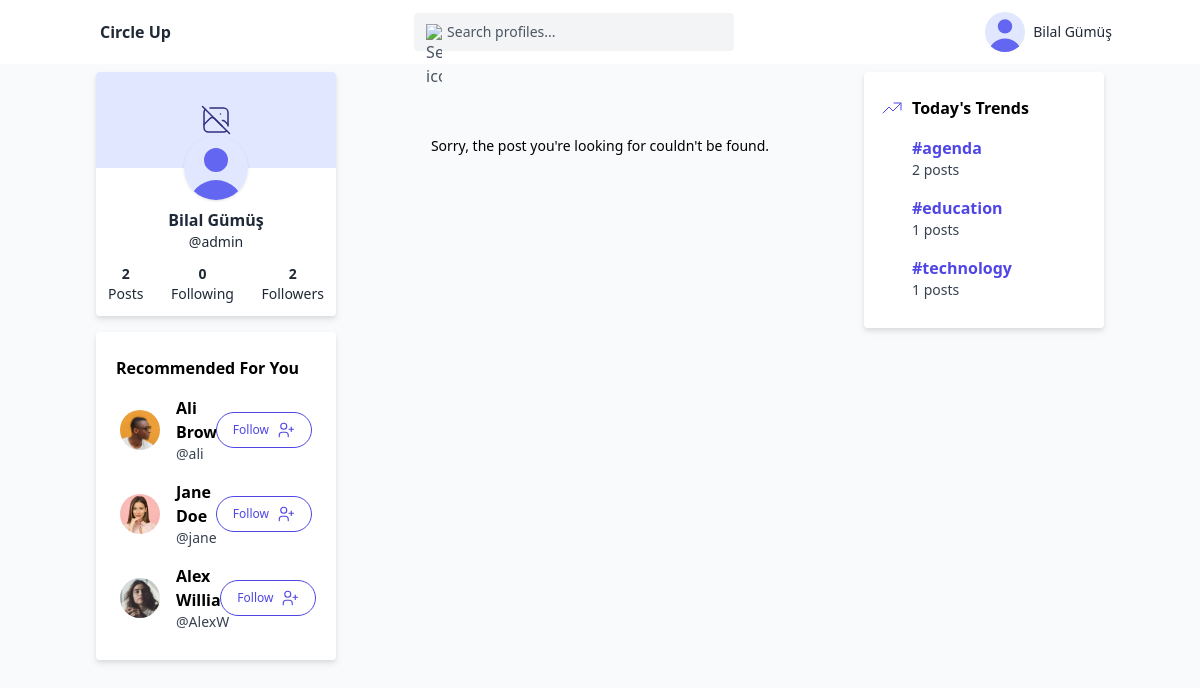
The page /pages/post.php (signed in) on the database its author committed.
### tables this page shows
CREATE TABLE `users` (
  `id` int(11) NOT NULL,
  `username` varchar(255) NOT NULL,
  `first_name` varchar(50) NOT NULL,
  `last_name` varchar(50) NOT NULL,
  `email` varchar(255) NOT NULL,
  `password` varchar(255) NOT NULL,
  `profile_picture` varchar(50) NOT NULL DEFAULT 'default',
  `banner_picture` varchar(50) NOT NULL DEFAULT 'default',
  `role_id` int(11) NOT NULL DEFAULT 3,
  `user_date` timestamp NOT NULL DEFAULT current_timestamp() ON UPDATE current_timestamp()
);

CREATE TABLE `category` (
  `category_id` int(11) NOT NULL,
  `category_title` varchar(50) NOT NULL
);

### components/left-bar/components/recommended-user.php (the view, shortened to what this page needs)
<div class="bg-white drop-shadow-md rounded px-4 py-6">
    <span class="text-base font-semibold ml-1">Recommended For You</span>
    <div class="flex flex-col gap-2 mt-3">
        <?php
        $recommendedUserQuery = "SELECT * FROM users WHERE NOT id IN(SELECT receiver_id FROM user_follow WHERE sender_id = ?) AND id != ? LIMIT 3;";
        $stmt = $link->prepare($recommendedUserQuery);
        $stmt->bind_param("ii", $_SESSION["id"], $_SESSION["id"]);
        $stmt->execute();
        $all_recommended_user = $stmt->get_result();
        if (!($all_recommended_user->num_rows < 1)) {
            while ($row = $all_recommended_user->fetch_assoc()) { ?>
                <a href="profile.php?user_id=<?php echo $row["id"] ?>" class="flex justify-between items-center gap-4 hover:bg-indigo-50 px-2">
                    <div class="flex justify-between items-center gap-4">
                        <?php if ($row["profile_picture"] == "default") { ?>
                            <div class="relative w-10 h-10 overflow-hidden bg-indigo-100 rounded-full">
                                <svg class="absolute w-12 h-12 text-indigo-500 -left-1" fill="currentColor" viewBox="0 0 20 20" xmlns="http://www.w3.org/2000/svg">
                                    <path fill-rule="evenodd" d="M10 9a3 3 0 100-6 3 3 0 000 6zm-7 9a7 7 0 1114 0H3z" clip-rule="evenodd"></path>
                                </svg>
                            </div>
                        <?php } else { ?>
                            <img class="rounded-full h-10 w-10 object-cover" src="../assets/images/user/profile/<?php echo $row["profile_picture"]; ?>" alt="avatar" />
                        <?php } ?>
                        <div class="flex flex-col py-1">
                            <span class="text-base font-semibold"><?php echo $row["first_name"] . " " . $row["last_name"]; ?></span>
                            <span class="text-gray-700 text-sm">@<?php echo $row["username"]; ?></span>
                        </div>
                    </div>
                    <div>
                        <form method="POST">
                            <button name="follow_recommended_user" type="submit" class="border border-indigo-600 text-indigo-600 bg-white hover:text-white hover:bg-indigo-600 flex gap-2 items-center transition duration-150 ease-in-out rounded-full py-2 px-4 text-xs focus:outline-none focus:ring-2 focus:ring-offset-2 focus:ring-indigo-600">
                                <span>Follow</span>
                            </button>
                        </form>
                    </div>
                </a>
            <?php }
        } else { ?>
            <div class="pb-2 pt-8 text-sm text-center">Hmm. Looks like you're following everyone.</div>
        <?php } ?>
    </div>
</div>

### components/header.php (shortened to what this page needs)
<div class="h-full w-full">
    <nav class="w-full mx-auto bg-white">
        <div class="container justify-between h-16 flex items-center lg:items-stretch mx-auto">
            <div class="h-full flex items-center">
                <div aria-label="Website Logo" role="img" class="mr-10 flex items-center">
                    <a href="/wt_project/pages/index.php">
                        <h3 class="text-base text-gray-800 font-bold tracking-normal leading-tight ml-0 md:ml-3 lg:block">Circle Up</h3>
                    </a>
                </div>
            </div>
            <div class="pr-12 h-full flex items-center">
                <div class="relative w-full">
                    <div class="text-gray-600 absolute ml-3 inset-0 m-auto w-4 h-4">
                        <img src="https://tuk-cdn.s3.amazonaws.com/can-uploader/light_with_Grey_background-svg3.svg" alt="Search icon">
                    </div>
                    <input class="border border-gray-100 focus:outline-none focus:border-indigo-700 w-full md:w-80 rounded text-sm text-gray-500 placeholder-gray-600 bg-gray-100 pl-8 py-2"
                           type="search"
                           aria-label="Search profiles"
                           placeholder="Search profiles..." />
                </div>
            </div>
            <div class="h-full flex items-center justify-end">
                <div class="w-full h-full flex items-center">
                    <?php
                    if (isset($_SESSION["loggedin"]) && $_SESSION["loggedin"] === true) {
                        $user_id = $_SESSION["id"];
                        $userQuery = "SELECT * FROM users WHERE id = ?";
                        $stmt = $link->prepare($userQuery);
                        $stmt->bind_param("i", $user_id);
                        $stmt->execute();
                        $result = $stmt->get_result();
                        $user_data = $result->fetch_assoc();
                    ?>
                        <div class="w-full h-full flex">
                            <div x-data="{
                                open: false,
                                toggle() {
                                    if (this.open) {
                                        return this.close()
                                    }
                                    this.$refs.button.focus()
                                    this.open = true
                                },
                                close(focusAfter) {
                                    if (! this.open) return
                                    this.open = false
                                    focusAfter && focusAfter.focus()
                                }
                            }" x-on:keydown.escape.prevent.stop="close($refs.button)" x-on:focusin.window="! $refs.panel.contains($event.target) && close()" x-id="['dropdown-button']" class="cursor-pointer w-full flex items-center justify-end relative">
                                <button x-ref="button"
                                        x-on:click="toggle()"
                                        :aria-expanded="open"
                                        :aria-controls="$id('dropdown-button')"
                                        aria-haspopup="true"
                                        type="button"
                                        class="focus:outline-none rounded flex items-center">
                                    <?php if ($user_data["profile_picture"] == "default") { ?>
                                        <div class="relative w-10 h-10 overflow-hidden bg-indigo-100 rounded-full">
                                            <svg class="absolute w-12 h-12 text-indigo-500 -left-1" fill="currentColor" viewBox="0 0 20 20" xmlns="http://www.w3.org/2000/svg">
                                                <path fill-rule="evenodd" d="M10 9a3 3 0 100-6 3 3 0 000 6zm-7 9a7 7 0 1114 0H3z" clip-rule="evenodd"></path>
                                            </svg>
                                        </div>
                                    <?php } else { ?>
                                        <img class="rounded-full h-10 w-10 object-cover"
                                             src="../assets/images/user/profile/<?php echo $user_data["profile_picture"]; ?>"
                                             alt="User profile picture" />
                                    <?php } ?>
                                    <p class="text-gray-800 text-sm ml-2 hidden sm:block"><?php echo htmlspecialchars($user_data["first_name"] . " " . $user_data["last_name"]); ?></p>
                                </button>
                            </div>
                        </div>
                    <?php } ?>
                </div>
            </div>
        </div>
    </nav>
</div>

### components/left-bar/components/user-card.php (shortened to what this page needs)
<div class="bg-white drop-shadow-md rounded">
    <div class="relative h-24 mb-10">
        <?php if ($userData["banner_picture"] == "default") { ?>
            <div class="w-full h-full absolute rounded-t bg-indigo-100 flex justify-center items-center text-indigo-900">
            </div>
        <?php } else { ?>
            <img src="../assets/images/user/banner/<?php echo $userData["banner_picture"]; ?>" alt="User banner" class="w-full h-full object-cover absolute shadow rounded-t" />
        <?php } ?>
        <a href="profile.php?user_id=<?php echo $userData["id"]; ?>">
            <div class="w-16 h-16 rounded-full bg-cover bg-center bg-no-repeat absolute left-1/2 -translate-x-1/2 bottom-0 -mb-8 shadow flex items-center justify-center">
                <?php if ($userData["profile_picture"] == "default") { ?>
                    <div class="relative w-16 h-16 overflow-hidden bg-indigo-100 rounded-full">
                        <svg class="absolute text-indigo-500 w-20 h-20 -left-2" fill="currentColor" viewBox="0 0 20 20" xmlns="http://www.w3.org/2000/svg">
                            <path fill-rule="evenodd" d="M10 9a3 3 0 100-6 3 3 0 000 6zm-7 9a7 7 0 1114 0H3z" clip-rule="evenodd"></path>
                        </svg>
                    </div>
                <?php } else { ?>
                    <img src="../assets/images/user/profile/<?php echo $userData["profile_picture"]; ?>" alt="Profile picture" class="absolute z-0 h-full w-full object-cover rounded-full shadow top-0 left-0 bottom-0 right-0" />
                <?php } ?>
            </div>
        </a>
    </div>
    <div class="text-center">
        <h3 class="text-base text-gray-800 font-bold"><?php echo $userData["first_name"] . " " . $userData["last_name"]; ?></h3>
        <p class="text-sm text-gray-800">@<?php echo $userData["username"]; ?></p>
    </div>
    <div class="flex justify-between p-3">
        <?php
        $postCountQuery = "SELECT COUNT(*) as total_post_count FROM post INNER JOIN users ON users.id = post.user_id WHERE users.id = ?;";
        $stmt = $link->prepare($postCountQuery);
        $stmt->bind_param("i", $user_id);
        $stmt->execute();
        $result = $stmt->get_result();
        $postCount = $result->fetch_assoc();
        $followingCountQuery = "SELECT COUNT(*) as total_following_count FROM user_follow WHERE user_follow.sender_id = ?;";
        $stmt = $link->prepare($followingCountQuery);
        $stmt->bind_param("i", $user_id);
        $stmt->execute();
        $result = $stmt->get_result();
        $followingCount = $result->fetch_assoc();
        $followerCountQuery = "SELECT COUNT(*) as total_follower_count FROM user_follow WHERE user_follow.receiver_id = ?";
        $stmt = $link->prepare($followerCountQuery);
        $stmt->bind_param("i", $user_id);
        $stmt->execute();
        $result = $stmt->get_result();
        $followerCount = $result->fetch_assoc();
        ?>
        <div class="flex flex-col text-center">
            <h3 class="text-sm text-gray-800 font-bold"><?php echo $postCount["total_post_count"]; ?></h3>
            <p class="text-sm text-gray-800">Posts</p>
        </div>
        <div class="flex flex-col text-center">
            <h3 class="text-sm text-gray-800 font-bold"><?php echo $followingCount["total_following_count"]; ?></h3>
            <p class="text-sm text-gray-800">Following</p>
        </div>
        <div class="flex flex-col text-center">
            <h3 class="text-sm text-gray-800 font-bold"><?php echo $followerCount["total_follower_count"]; ?></h3>
            <p class="text-sm text-gray-800">Followers</p>
        </div>
    </div>
</div>

### components/right-bar/index.php (shortened to what this page needs)
<?php
include("components/trend-card.php");
function getTrendingCategories($link, $interval = null) {
    $timeConstraint = $interval
        ? "WHERE post_date >= NOW() - INTERVAL 1 $interval"
        : "";
    $query = "
        SELECT
            COUNT(post_id) as post_count,
            category.category_id,
            category.category_title
        FROM post
        INNER JOIN category ON post.post_category_id = category.category_id
        $timeConstraint
        GROUP BY post_category_id
        ORDER BY COUNT(post_id) DESC
        LIMIT 3
    ";
    $stmt = $link->prepare($query);
    $stmt->execute();
    return $stmt->get_result();
}
$timePeriods = [
    'day' => 'Today\'s Trends',
    'week' => 'Weekly Trends',
    'month' => 'Monthly Trends',
    'year' => 'Yearly Trends'
];
foreach ($timePeriods as $period => $title) {
    $trendData = getTrendingCategories($link, $period);
    if ($trendData->num_rows == 3) {
        echo TrendCard($trendData, $title);
        exit();
    }
}
?>

### components/right-bar/components/trend-card.php (shortened to what this page needs)
<?php
function TrendCard($trendData, $title) {
?>
    <div class="bg-white drop-shadow-md rounded px-4 py-6">
        <div class="flex items-center gap-2">
            <h2 class="text-base font-semibold"><?php echo htmlspecialchars($title); ?></h2>
        </div>
        <div class="flex flex-col gap-2 mt-3">
            <?php while ($row = $trendData->fetch_assoc()): ?>
                <a href="?category_id=<?php echo htmlspecialchars($row["category_id"]); ?>"
                   class="flex flex-col py-1 pl-8 hover:bg-indigo-50 transition-colors duration-200">
                    <span class="text-indigo-600 text-base font-semibold">
                        #<?php echo htmlspecialchars($row["category_title"]); ?>
                    </span>
                    <span class="text-gray-700 text-sm">
                        <?php echo number_format($row["post_count"]); ?> posts
                    </span>
                </a>
            <?php endwhile; ?>
        </div>
    </div>
<?php
}
?>

### rows shown on the page
users: first_name+last_name "Bilal Gümüş", first_name "Bilal", last_name "Gümüş", username "admin"
users: profile_picture (picture), first_name "Ali", last_name "Brown", username "ali"
users: profile_picture (picture), first_name "Jane", last_name "Doe", username "jane"
users: profile_picture (picture), first_name "Alex", last_name "Williams", username "AlexW"
category: category_title "agenda", post_count "2"
category: category_title "education", post_count "1"
category: category_title "technology", post_count "1"

### other values the page prints
$postCount["total_post_count"] "2"
$followingCount["total_following_count"] "0"
$followerCount["total_follower_count"] "2"
$title "Today's Trends"
